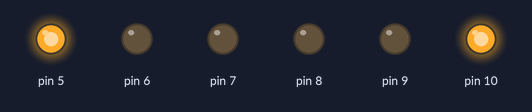
A sketch run on a simulated Arduino Uno, built with avr-gcc and run on an emulated ATmega328P. Parts: output pins drawn as LEDs (lit = HIGH).

Above: at 2.5 s.
At 6.0 s:
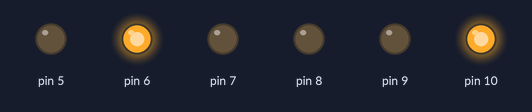
At 9.5 s:
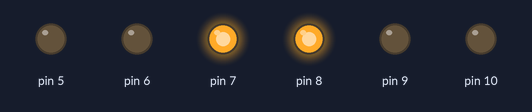
At 13.0 s:
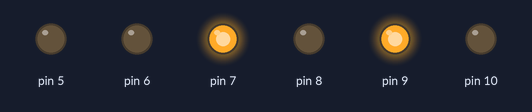
Timing chart, 0 to 18.2 s (numbered marks = the images above):
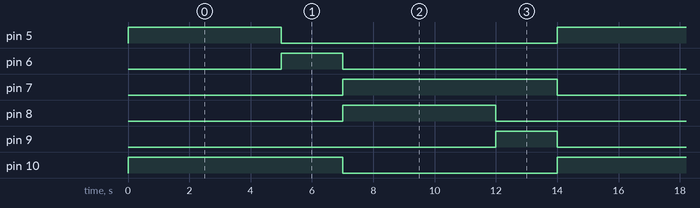

Measured:
- by itself, pin 5, pin 8: alternates HIGH for 5.0 s and LOW for 9.0 s
- by itself, pin 6, pin 9: alternates HIGH for 2.0 s and LOW for 12.0 s
- by itself, pin 7, pin 10: alternates HIGH for 7.0 s and LOW for 7.0 s

The sketch:

Exemple_1_feux_tricolore.ino
```cpp
// C++ code
//
void setup()
{
  pinMode(5, OUTPUT);
  pinMode(10, OUTPUT);
  pinMode(6, OUTPUT);
  pinMode(7, OUTPUT);
  pinMode(8, OUTPUT);
  pinMode(9, OUTPUT);
}

void loop()
{
  // Feux 1
  digitalWrite(5, HIGH);
  // Feux 2
  digitalWrite(10, HIGH);
  delay(5000); // Wait for 5000 millisecond(s)
  // Feux 2
  digitalWrite(6, HIGH);
  digitalWrite(5, LOW);
  delay(2000); // Wait for 2000 millisecond(s)
  // Feux 1
  digitalWrite(7, HIGH);
  digitalWrite(6, LOW);
  // Feux 2
  digitalWrite(10, LOW);
  digitalWrite(8, HIGH);
  delay(5000); // Wait for 5000 millisecond(s)
  // Feux 2
  digitalWrite(9, HIGH);
  digitalWrite(8, LOW);
  delay(2000); // Wait for 2000 millisecond(s)
  // Feux 2
  digitalWrite(10, HIGH);
  digitalWrite(9, LOW);
  delay(1); // Wait for 1 millisecond(s)
  // Feux 1
  digitalWrite(7, LOW);
  digitalWrite(5, HIGH);
}
```
